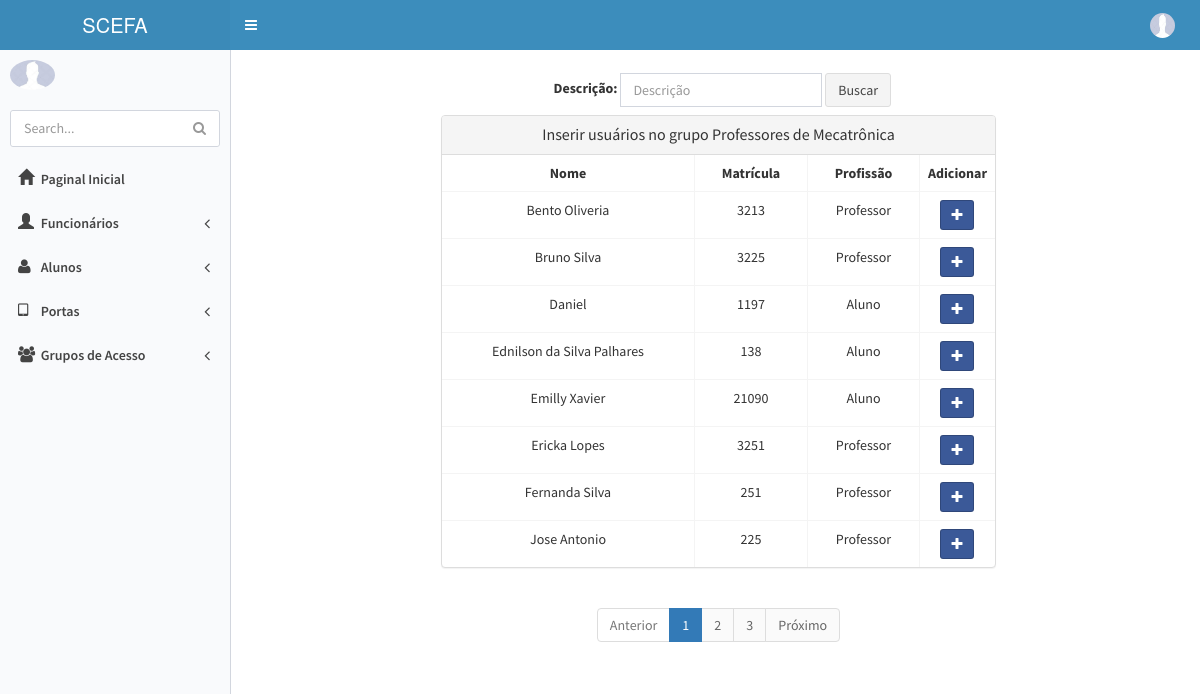
The app's page /usuario/sem_acesso/grupo/1 (signed in) with its own data.
### appPortas/models.py (models this page shows)
class Grupo(models.Model):
    descricao = models.CharField('Descrição', max_length=255)
    class Meta: permissions = (('view_grupo', 'Can see grupo'),)
    def __str__(self):
        return self.descricao
    class Meta: permissions = (('view_grupo', 'Can see grupo'),)

### appPonto/models.py (models this page shows, shortened)
class Pessoa(User):
    nome = models.CharField("Nome", max_length=255)
    cpf = models.CharField('CPF', max_length=14, unique=True)
    sexos = (('Masculino', 'Masculino'),
             ('Feminino', 'Feminino'),)
    sexo = models.CharField(max_length=30, choices=sexos)
    Email = models.EmailField("E-mail", max_length=200)
    telefone = models.CharField("Telefone", max_length=20)
    dataNascimento = models.DateField('Data de Nascimento', max_length=10)
    endereco = models.CharField('Endereço', max_length=200, null=True)
    id_digital = models.IntegerField(null=True, blank=True, unique=True)
    img_dital = models.CharField(null=True, max_length=100, blank=True)
    Situacoes = (
        ('Ativo', 'Ativo'),
        ('Desativado', 'Desativado'),
    )
    situacao = models.CharField('Situação',
                                max_length=30,
                                choices=Situacoes,
                                )
    foto = models.ImageField(
        upload_to='fotos', verbose_name='foto',
        null=True, blank=True)
    def __str__(self):
        return self.nome
    class Meta: permissions = (('view_pessoa', 'Can see pessoa'),)

class Funcionario(Pessoa):
    matricula = models.CharField("Matricula", max_length=20, unique=True)
    cargo = models.ForeignKey(Cargo,on_delete=models.PROTECT,verbose_name="Cargo")
    dataAdmissao = models.DateField('Data de Admissão', default=timezone.now)
    salario = models.DecimalField("Salário", max_digits=10, decimal_places=2, null=True)
    class Meta: permissions = (('view_funcionario', 'Can see funcionario'),)

class Cargo(models.Model):
    nome_funcao = models.CharField('Nome da função',max_length=200)
    departamento = models.ForeignKey(Departamento,on_delete=models.PROTECT,verbose_name="Departamento")
    class Meta: permissions = (('view_cargo', 'Can see cargo'),)
    def __str__(self):
        return self.nome_funcao

### appPortas/views.py (the view, shortened to what this page needs)
# urls.py: url(r'^usuario/sem_acesso/grupo/(?P<pk>\d+)$', usuario_sem_acesso_grupo, name='usuario_sem_acesso_grupo'),
@permission_required('appPonto.view_pessoa',login_url='erro_permissao')
def usuario_sem_acesso_grupo(request,pk):
    criterio = request.GET.get('criterio')
    usuario = request.GET.get('usuario')
    try:
        grupo = Grupo.objects.get(id=pk)
    except Grupo.DoesNotExist:
        mensagem = {
            'mensagem': 'Grupo não existe'}
        return render(request, 'utils/pagina_erro.html', mensagem)
    if criterio:
        usuarios_sem_acesso = Pessoa.objects.filter(~Q(grupopessoa__grupo=grupo),
                                                    nome__icontains=criterio).order_by('nome')
    else:
        usuarios_sem_acesso = Pessoa.objects.filter(~Q(grupopessoa__grupo=grupo)).order_by('nome')
        criterio = ""
    paginator = Paginator(usuarios_sem_acesso, 8)
    page = request.GET.get('page')
    try:
        usuarios_sem_acesso = paginator.page(page)
    except PageNotAnInteger:
        usuarios_sem_acesso = paginator.page(1)
    except EmptyPage:
        usuarios_sem_acesso = paginator.page(paginator.num_pages)
    dados = {'usuarios_sem_acesso': usuarios_sem_acesso,'grupo': grupo, 'criterio': criterio, 'paginator': paginator,
             'page_obj': usuarios_sem_acesso}
    return render(request, 'Acesso/usuario_sem_acesso_grupo.html', dados)

### templates/Acesso/usuario_sem_acesso_grupo.html (shortened to what this page needs)
{% extends 'base.html' %}
{% block conteudo %}
    <section class="container">
        <div class="row">
            <fieldset>
             <div class="col-sm-6 col-sm-offset-3">
                 <form class="navbar-form navbar-left" role="search" method="get" action="">
                    <div class="form-group">
                      <label>Descrição:</label>
                        <input type="text" id="criterio" name="criterio" value="{{ criterio }}" class="form-control" placeholder="Descrição">
                    </div>
                    <button type="submit" class="btn btn-default">Buscar</button>
                 </form>
             </div>
            </fieldset>
            <div class="col-sm-6 col-sm-offset-2">
                <div class="panel panel-default">
                    <div class="panel-heading">
                        <h5 class="panel-title" style="text-align: center;">Inserir usuários no grupo {{ grupo }}</h5>
                    </div>
                    <table class="table table-bordered">
                        <tr>
                            <th>Nome</th>
                            <th>Matrícula</th>
                            <th>Profissão</th>
                            <th>Adicionar</th>
                        </tr>
                        {% for usuario in usuarios_sem_acesso %}
                            <tr>
                                <td>{{ usuario }}</td>
                                <td>{{ usuario.username }}</td>
                                <td>
                                    {% if usuario.funcionario %}
                                        {{ usuario.funcionario.cargo }}
                                    {% else %}
                                        Aluno
                                    {% endif %}
                                </td>
                                <td style="width: 10px">
                                    <form action="{% url 'usuario_sem_acesso_grupo' grupo.pk %}">
                                        <button type="submit" class="btn btn-facebook btn-sm"
                                        ">
                                        <span class="glyphicon glyphicon-plus"></span>
                                        </button>
                                    </form>
                                </td>
                            </tr>
                        {% endfor %}
                    </table>
                </div>
                        {% include 'utils/paginacao.html' %}
            </div>
        </div>
    </section>
{% endblock %}

### templates/base.html (style rules this page uses)
body { background-color: blue; }

### templates/Acesso/usuario_sem_acesso_grupo.html (style rules this page uses)
td,th { text-align: center; }

### records on screen
Grupo: descricao "Professores de Mecatrônica"
Pessoa: nome "Bento Oliveria", username "3213", funcionario.cargo "Professor"
Pessoa: nome "Bruno Silva", username "3225", funcionario.cargo "Professor"
Pessoa: nome "Daniel", username "1197", shows "Aluno"
Pessoa: nome "Ednilson da Silva Palhares", username "138", shows "Aluno"
Pessoa: nome "Emilly Xavier", username "21090", shows "Aluno"
Pessoa: nome "Ericka Lopes", username "3251", funcionario.cargo "Professor"
Pessoa: nome "Fernanda Silva", username "251", funcionario.cargo "Professor"
Pessoa: nome "Jose Antonio", username "225", funcionario.cargo "Professor"

### other values on screen
{{ page }} "1" "2" "3"
